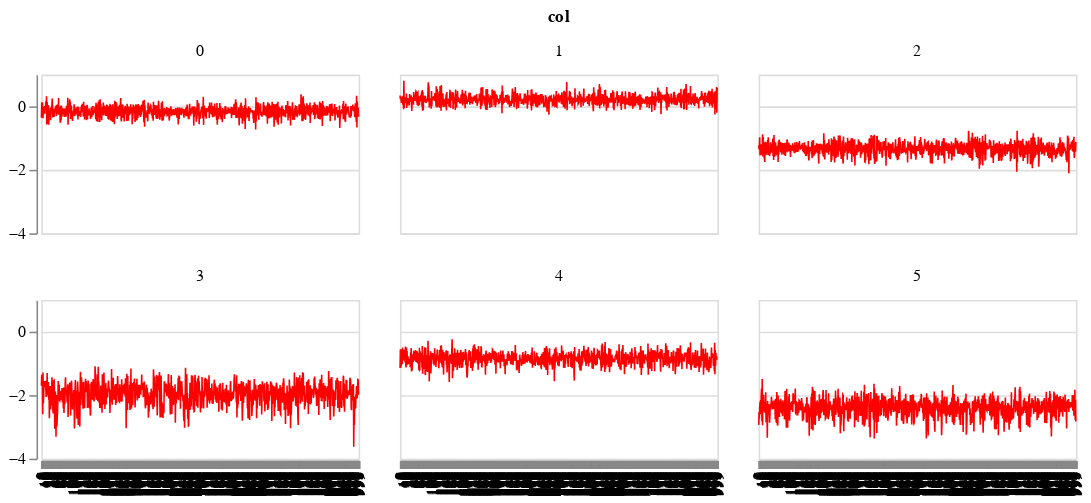

The code cell stored with this chart in its notebook:
### Code cell
plot_data2 = pd.DataFrame(np.squeeze(particles['alpha'])) 
plot_data2['id'] = np.arange(len(plot_data2))
plot_data2 = plot_data2.melt(id_vars=['id'], var_name=['col'])

hmc_chart = alt.Chart(plot_data2).mark_line(
    opacity = 1,
    strokeWidth = 1,
    color='red'
).encode(
    alt.Y('value', title=None),
    alt.X('id:O',
          title=None
         )
).properties(width=200, height=100)

(hmc_chart).facet(
    alt.Facet('col'),
    columns=3
)

### Figure 1 — Vega-Lite specification as saved in the notebook (floating-point values rounded to 4 significant figures; data arrays with more than 128 entries replaced by an {"elided": "..."} marker saying what was removed)
{"config": {"view": {"continuousWidth": 400, "continuousHeight": 300}}, "data": {"name": "data-014e15a8e6aedf52888f32a952b13e4e"}, "facet": {"type": "quantitative", "field": "col"}, "spec": {"mark": {"type": "line", "color": "red", "opacity": 1, "strokeWidth": 1}, "encoding": {"x": {"type": "ordinal", "field": "id", "title": null}, "y": {"type": "quantitative", "field": "value", "title": null}}, "height": 100, "width": 200}, "columns": 3, "$schema": "https://vega.github.io/schema/vega-lite/v4.8.1.json", "datasets": {"data-014e15a8e6aedf52888f32a952b13e4e": {"elided": "6000 records"}}}
